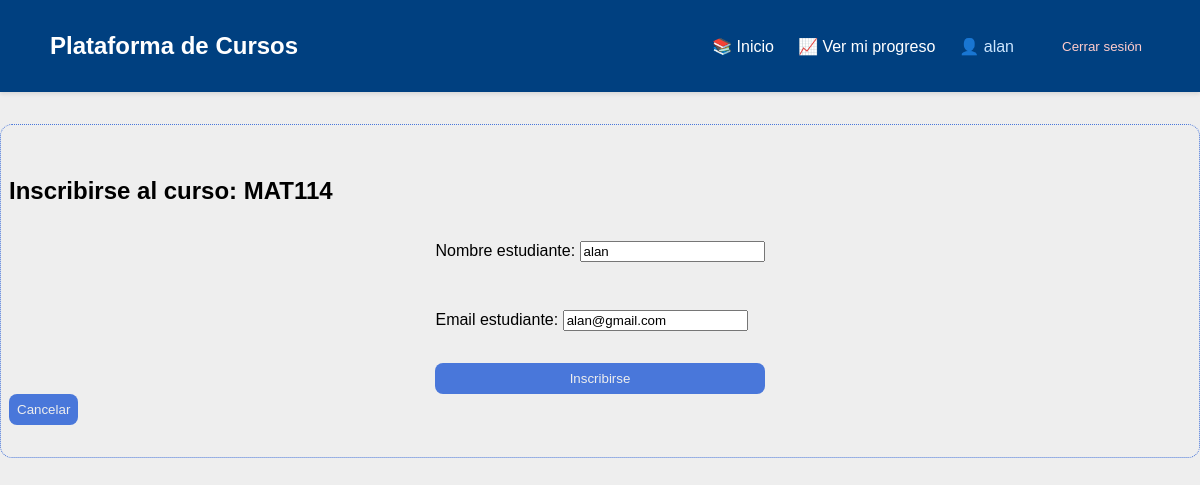
The app's page /curso/2/inscribirse/ (signed in), older data.
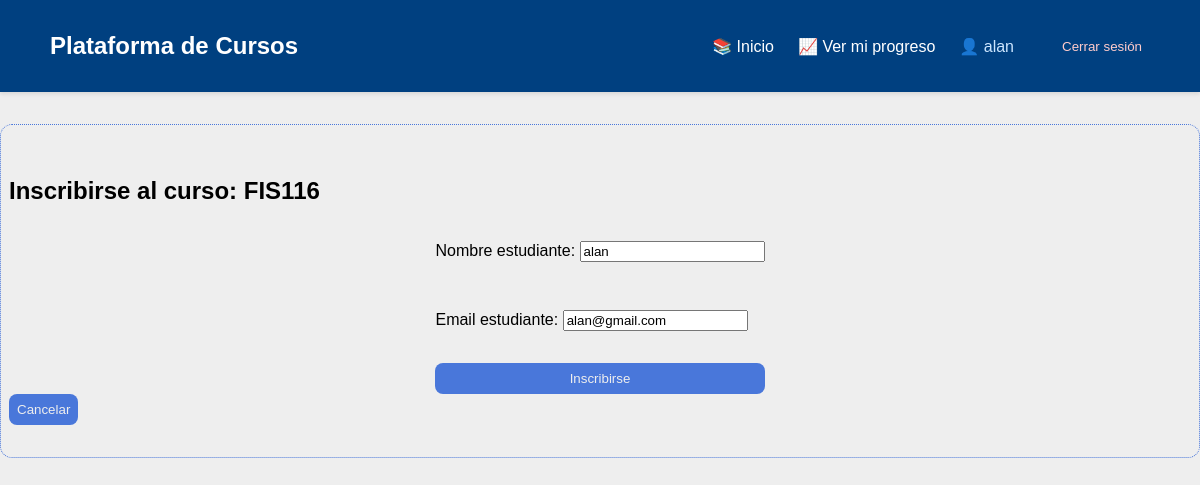
The same page, newer data.
### cursos/models.py (models this page shows, shortened)
class Curso(models.Model):
    titulo = models.CharField(max_length=200)
    descripcion = models.TextField()
    fecha_inicio = models.DateField()
    fecha_fin = models.DateField()
    profesor = models.ForeignKey(Profesor, on_delete=models.CASCADE)

### cursos/views.py (the view)
# urls.py: path('curso/<int:curso_id>/inscribirse/', views.inscribirse_curso, name='inscribirse_curso'),
@login_required
def inscribirse_curso(request, curso_id):
    curso = get_object_or_404(Curso, id=curso_id)
    user = request.user
    if request.method == 'POST':
        form = InscripcionForm(request.POST)
        if form.is_valid():
            inscripcion, created = Inscripcion.objects.get_or_create(
                user=user,
                curso=curso,
                defaults={
                    'nombre_estudiante': form.cleaned_data['nombre_estudiante'],
                    'email_estudiante': form.cleaned_data['email_estudiante'],
                }
            )
            if not created:
                form.add_error(None, 'Ya estás inscrito en este curso.')
            return redirect('detalle_curso', curso_id=curso.id)
    else:
        form = InscripcionForm(initial={
            'nombre_estudiante': user.get_full_name() or user.username,
            'email_estudiante': user.email
        })
    return render(request, 'cursos/inscribirse_curso.html', {
        'curso': curso,
        'form': form
    })

### cursos/forms.py
class InscripcionForm(forms.ModelForm):
    class Meta:
        model = Inscripcion
        fields = ['nombre_estudiante', 'email_estudiante']

### cursos/templates/cursos/inscribirse_curso.html (shortened to what this page needs)
{% extends 'cursos/base.html' %}
{% block content %}
<h2>Inscribirse al curso: {{ curso.titulo }}</h2>
<form method="post">
    {{ form.as_p }}
    <button type="submit">Inscribirse</button>
</form>
<a href="{% url 'detalle_curso' curso.id %}"><button>Cancelar</button></a>
{% endblock %}

Row changes from the older to the newer data that the page shows:
changed Curso: titulo "MAT114" → "FIS116"
